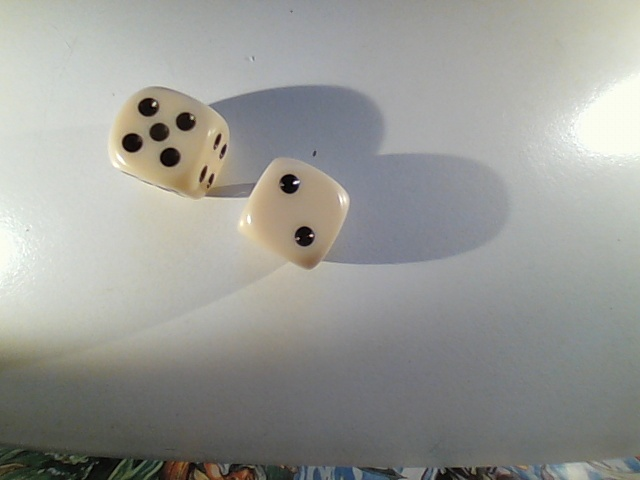
#> input picture data/images/2/24b6a9c4-c1b6-4c83-94f1-c2204fd23df6.jpg, 640 x 480 px, given in place of background.jpg, which was not available
$ python dice_recognition.py ../data/images/2/24b6a9c4-c1b6-4c83-94f1-c2204fd23df6.jpg   (older library calls are emulated)
#> lines starting #> are read from the running program, lines starting #| are printed output that depends on the picture; pictures that were not available may be replaced by others from this repository, and a replacement may not be noted
import numpy as np
import cv2
import sys
import uuid
import os
from sklearn.neighbors import KNeighborsClassifier
import mahotas


def main(argv):
    neighbours_classifier = KNeighborsClassifier(n_neighbors=6)
    training_done = False
    saving_commands = [ord("1"), ord("2"), ord("3"), ord("4"), ord("5"), ord("6")]
    dices_intensity = np.zeros(6)
    calibration_number = 1
    cap = cv2.VideoCapture(0)
    print(argv)
    # ziskani pozadi
    print('Ziskej pozadi a stiskni q')
    image_background = cv2.imread(os.path.join('data', 'background.jpg'), cv2.IMREAD_GRAYSCALE)
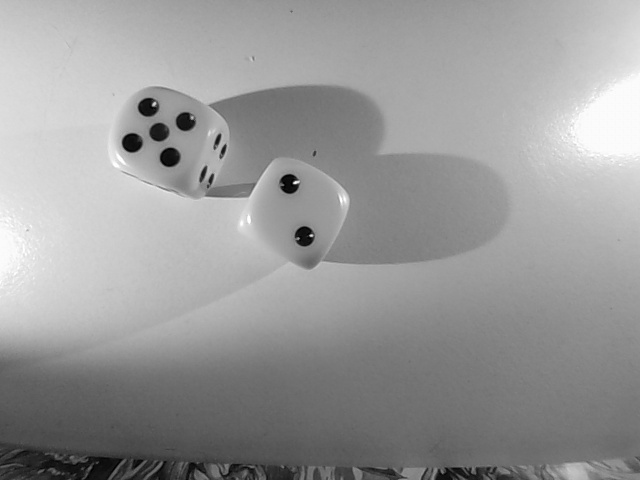
#> image_background: shape (480, 640); min 0, max 255, mean 153.2
    dot_template = cv2.imread(os.path.join('data', 'template', 'dot_template.jpg'), cv2.IMREAD_GRAYSCALE)
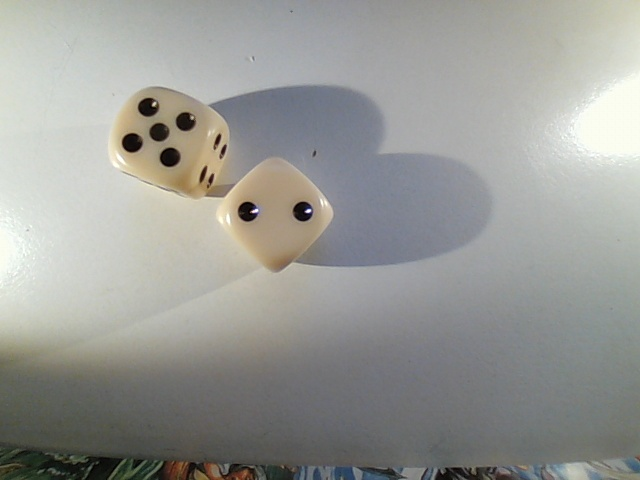
#> input picture data/images/2/5a683e61-7431-40f9-a0bb-40ba776b875c.jpg, 640 x 480 px, given in place of dot_template.jpg, which was not available
#> dot_template: shape (480, 640); min 0, max 255, mean 153.3
    w, h = dot_template.shape[::-1]
#> w = 640; h = 480
    while True:
        ret, image = cap.read()
#> image is the input picture: shape (480, 640, 3); mean B, G, R 149.4, 154, 153.2
        cv2.imshow('Preprocessed image', image)
        image_gray = cv2.cvtColor(image, cv2.COLOR_BGR2GRAY)
        image_inverted = cv2.bitwise_not(image_gray)
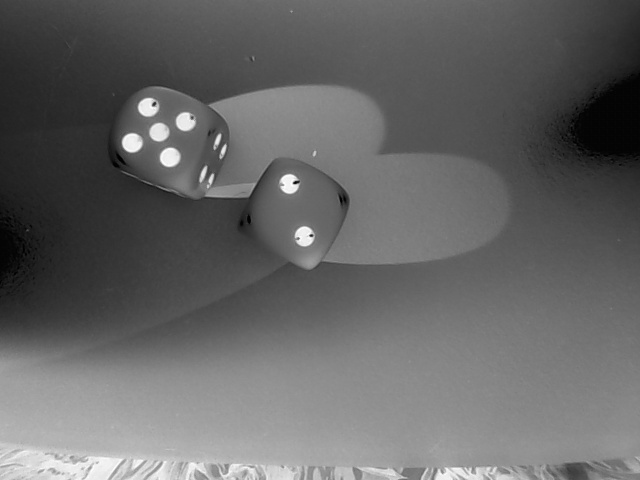
#> image_inverted: shape (480, 640); min 1, max 254, mean 101.8
        image_sub = cv2.subtract(image_inverted, image_background)
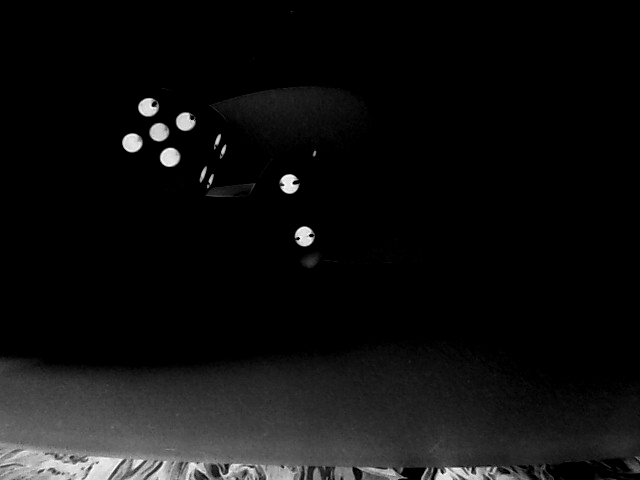
#> image_sub: shape (480, 640); min 0, max 254, mean 15.7
        image_sub[image_sub < 110] = 0
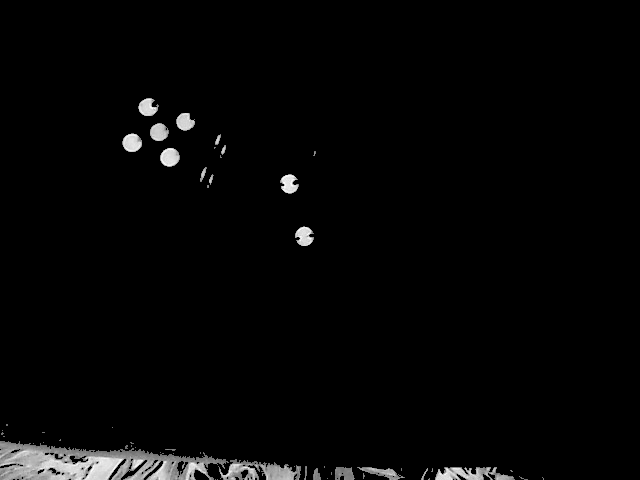
#> image_sub: shape (480, 640); min 0, max 254, mean 5.7
        retval, image_thresholded = cv2.threshold(image_sub, 255, 255, cv2.THRESH_BINARY)
#> image_thresholded: shape (480, 640); every value is 0
        cv2.imshow('Substracted image', image_sub)
        pressed_key = cv2.waitKey(10) & 0xFF
#> (key x is pressed here)
        if pressed_key == ord('b'):
            background = image_inverted
            cv2.imwrite(os.path.join('data', 'background.jpg'), background)

        elif pressed_key == ord('x'):
            print(image_sub)
#> (printed output is left out)
            break

        elif pressed_key in saving_commands:
            cv2.imwrite(os.path.join('data', 'images', chr(pressed_key), str(uuid.uuid4())) + ".jpg", image_sub)
            print("image of {dice_number} registered".format(dice_number=chr(pressed_key)))

        elif pressed_key == ord('t'):
            # classifier training
            train_data = []
            train_labels = []
            # prepare training data
            for subdir, dirs, files in os.walk("./data/images"):
                for file in files:
                    filepath = subdir + os.sep + file
                    normalized_path = os.path.normpath(filepath)
                    path_components = normalized_path.split(os.sep)
                    print(path_components)
                    train_image = cv2.imread(filepath, cv2.IMREAD_GRAYSCALE)
                    feature_hu = cv2.HuMoments(cv2.moments(train_image)).flatten()
                    feature_haralick = mahotas.features.haralick(train_image).mean(axis=0)
                    train_data.append(np.hstack([feature_hu, feature_haralick]))
                    train_labels.append(str(path_components[2]))
            train_labels_arr = np.asarray(train_labels)
            train_data_arr = np.asarray(train_data)
            print(train_data_arr.shape)
            neighbours_classifier.fit(train_data_arr, train_labels_arr)
            training_done = True


        elif pressed_key == ord('c'):
            # classify image
            hu = cv2.HuMoments(cv2.moments(image_sub)).flatten()
            haralick = mahotas.features.haralick(image_sub).mean(axis=0)
            global_feature = np.hstack([hu, haralick])

            print(neighbours_classifier.predict(global_feature.reshape(1, -1)))


        elif pressed_key == ord('p'):
            # template matching
            templates_number = 0
            res = cv2.matchTemplate(image_sub, dot_template, cv2.TM_CCOEFF_NORMED)
            np.savetxt('template_result.txt', res)
            threshold = 0.5
            loc = np.where(res >= threshold)
            loc_filter = [0, 0]
            for pt in zip(*loc[::-1]):
                # print(abs(pt[0] - loc_filter[0]), abs(pt[1] - loc_filter[1]))
                if abs(pt[0] - loc_filter[0]) > 12 and abs(pt[1] - loc_filter[1]) > 12:
                    templates_number += 1
                    cv2.rectangle(image_sub, pt, (pt[0] + w, pt[1] + h), (255, 0, 0), 2)
                    loc_filter[0] = pt[0]
                    loc_filter[1] = pt[1]

            pass
            print(str(templates_number))
            cv2.imshow('Template result', image_sub)


        elif pressed_key == ord('k'):
            contours, hierarchy = cv2.findContours(image_sub, cv2.RETR_TREE, cv2.CHAIN_APPROX_SIMPLE)
            # cv2.drawContours(image_sub, contours, -1, (255, 0, 0), 2)

            # print(contours)
            dice_number = 0
            c = max(contours, key=cv2.contourArea)
            for contour in contours:

                if cv2.contourArea(contour) > 100:
                    # contours_to_draw.append(contour)
                    dice_number += 1
                    # cv2.drawContours(image_sub, contours, k, (255, 0, 0), 2)
                    cv2.drawContours(image_sub, [contour], 0, (255, 0, 0), 2)

            cv2.imshow('Contours result', image_sub)
            print("dice number: ", dice_number)


if __name__ == '__main__':
    main(sys.argv)
